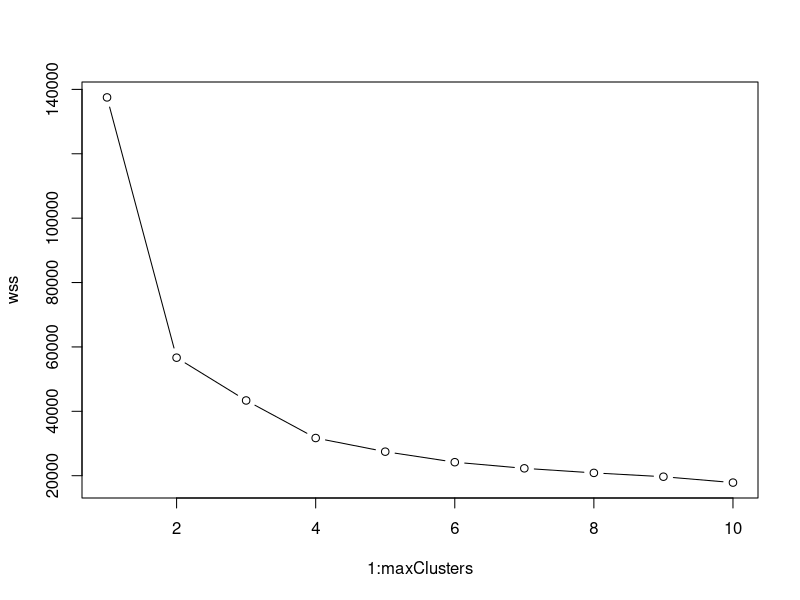
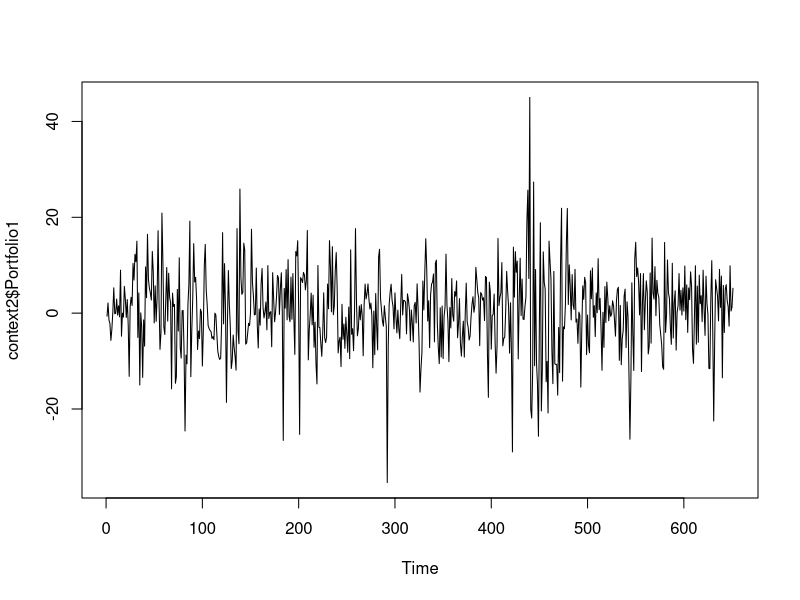
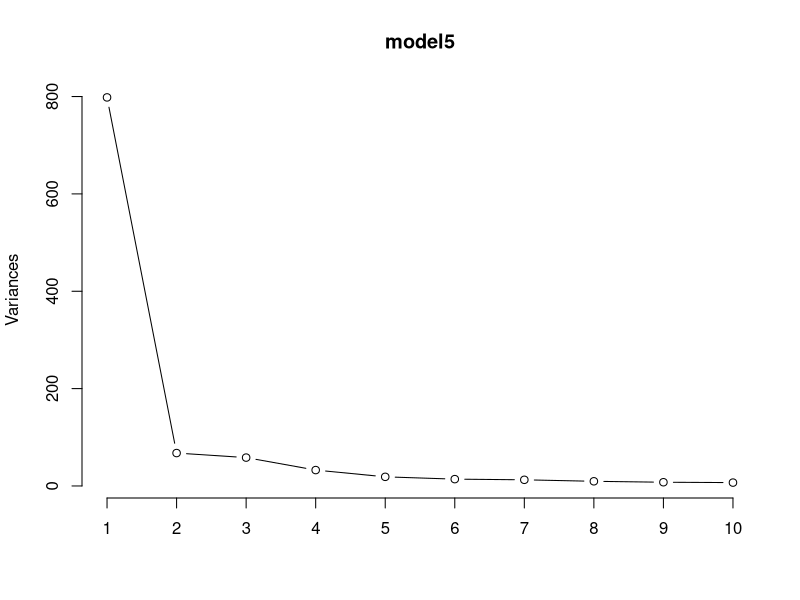

Recreate these plots in R, in order. (Note: this script raises an error after producing the figures.)
###############################################################
# Title:        ps5.r
# Author:       David Joy
# Date:         2017-12-05
# Description:  Turn-in product for problem set 5
###############################################################

rm(list=ls(all=TRUE))

## Import packages
library(data.table)
library(sandwich) 
library(lmtest) 

# QUESTION 1 
## Data import and validation
context1 <- fread('WAGE1.csv')

## setting seed & clusters 
seed <-  2
maxClusters <- 10

## elbow method to determine no of optimal clusters 

wss <- rep(-1,maxClusters)
for( i in 1:maxClusters){
  set.seed(seed)
  model <- kmeans(context1,centers=i,nstart=10) 
  wss[i] <- model$tot.withinss
}
plot(1:maxClusters,wss,type='b')

# nstart=10 , This means that R will try 10 different random starting assignments 
# and then select the one with the lowest within cluster variation.

# K means Clustering 
set.seed(seed)
model1 <- kmeans(context1,centers=3,nstart=10)
model1$centers
groups <- model1$cluster
groups                                          # cluster numbers by observation 
table(model1$cluster)                           # gives observations in each cluster 

#segmenting the clusters & Running linear regression models for cluster groups 
context1$clusters <- model1$cluster
model2 <- lm(wage~educ+exper+tenure,data=context1[clusters==1])
model3 <- lm(wage~educ+exper+tenure,data=context1[clusters==2])
model4 <- lm(wage~educ+exper+tenure,data=context1[clusters==3])
           

#summary of regression output 
summary(model2)
summary(model3)
summary(model4)

# Interpretations 
# a) the optimal number of clusters for this data set after using elbow method is 3. 

# b) We observe after clustering that in cluster 1 the exper and tenure means are largest whereas cluster 2 has 
#    lowest means for exp and tenure, we also observe that the wage means for cluster 1 and 2 is similar however 
#    cluster 3 is larger mean for wage. The education means for cluster 2 & 3 are similar wereas for cluster 1 is low.

# c) Model 3 we are observe that all the 3 variables educ, exper and tenure are significant and an increase in any 
#    of these variables increases wage, however experience doesn't seem to be significant in model 2 and model 4. 
#    we also observe that the coefficients of model 4 for educ and tenure are greater than model 2 , implying that the 
#    effect of increase in these variables will be higher in cluster 4 than cluster 2. 


# QUESTION 2 
library(tseries)

context2 <- read.csv('ffportfolios.csv')
Xdata <- context2[,2:33]
ts.plot(context2$Portfolio1)

kpss.test(context2$Portfolio1,null="Level") # Do not reject null
kpss.test(context2$Portfolio2,null="Level") # Do not reject null
kpss.test(context2$Portfolio3,null="Level") # Do not reject null
kpss.test(context2$Portfolio4,null="Level") # Do not reject null
kpss.test(context2$Portfolio5,null="Level") # Do not reject null
kpss.test(context2$Portfolio6,null="Level") # Do not reject null
kpss.test(context2$Portfolio7,null="Level") # Do not reject null
kpss.test(context2$Portfolio8,null="Level") # Do not reject null
kpss.test(context2$Portfolio9,null="Level") # Do not reject null
kpss.test(context2$Portfolio10,null="Level")# Do not reject null
kpss.test(context2$Portfolio11,null="Level")# Do not reject null
kpss.test(context2$Portfolio12,null="Level")# Do not reject null
kpss.test(context2$Portfolio13,null="Level")# Do not reject null
kpss.test(context2$Portfolio14,null="Level")# Do not reject null
kpss.test(context2$Portfolio15,null="Level")# Do not reject null
kpss.test(context2$Portfolio16,null="Level")# Do not reject null
kpss.test(context2$Portfolio17,null="Level")# Do not reject null
kpss.test(context2$Portfolio18,null="Level")# Do not reject null
kpss.test(context2$Portfolio19,null="Level")# Do not reject null
kpss.test(context2$Portfolio20,null="Level")# Do not reject null
kpss.test(context2$Portfolio21,null="Level")# Do not reject null
kpss.test(context2$Portfolio22,null="Level")# Do not reject null
kpss.test(context2$Portfolio23,null="Level")# Do not reject null
kpss.test(context2$Portfolio24,null="Level")# Do not reject null
kpss.test(context2$Portfolio25,null="Level")# Do not reject null
kpss.test(context2$Portfolio26,null="Level")# Do not reject null
kpss.test(context2$Portfolio27,null="Level")# Do not reject null
kpss.test(context2$Portfolio28,null="Level")# Do not reject null
kpss.test(context2$Portfolio29,null="Level")# Do not reject null
kpss.test(context2$Portfolio30,null="Level")# Do not reject null
kpss.test(context2$Portfolio31,null="Level")# Do not reject null
kpss.test(context2$Portfolio32,null="Level")# Do not reject null

############################
## Dimension reduction
############################
model5 <- prcomp(Xdata)  
# model5 <- prcomp(Xdata,center = TRUE,scale.=TRUE)   #standarizing data during pca 
screeplot(model5,type="lines") # looks like there are 1 principal component exmplains most of the variation 
print(model5)   # provides Standard deviation of each of the Principal Componenets and rotation ie x coeficient 
summary(model5)

#store factor in context2 & standardize 

context2$factor <- model5$x[,1]
factors <- model5$x[,1:2]
context2$scaledfactor <- scale(context2$factor)#standardizing the column to mean 0 and var 1 
context2$factors <- factors %*% solve(sqrtm(crossprod(factors))) * sqrt(nrow(factors)) 
context2$factorm <- context2$factor %*% solve(sqrtm(crossprod(context2$factor))) * sqrt(nrow(context2)) 
crossprod(context2$scaledfactor)/nrow(context2$scaledfactor)
cov(context2$scaledfactor) #mean zero, var one

# Values with standardized factor less than -2.58 
yearslessthan <- subset(context2,scaledfactor < -2.58)
yearslessthan$Year

# Secondary method for Standardizing and analyzing 
factor <- model5$x[,1]
factor2 <- model5$x[,2]
factors <- model5$x[,1:2]  # same as factor and factor 2 combined 
model5$rotation[,1]

# plotting to see first 2 components 
plot(factor,factor2)
boxplot(factor,factor2)
dim(model5$x)
biplot(model5, scale = 0) # to check scales 

# Interpretations 
# 
# a) Based on the screenplot the number of prinicpal components we should use is 1. 
# 
# b)  yearslessthan -2.58  
#  
#    [1] 1970.250 1973.833 1978.750 1980.167 1987.750 1998.583 2001.667 2002.500 2008.750 2009.083
#
#    This prinicipal component captures variations in the variables where there have been high negative returns during the years. 
#    We can see that most of the years where the factor is less than -2.58 , the protolio returns are highly negative. 
#    hence, this PCA component is capturing this variation across portfolios. 
